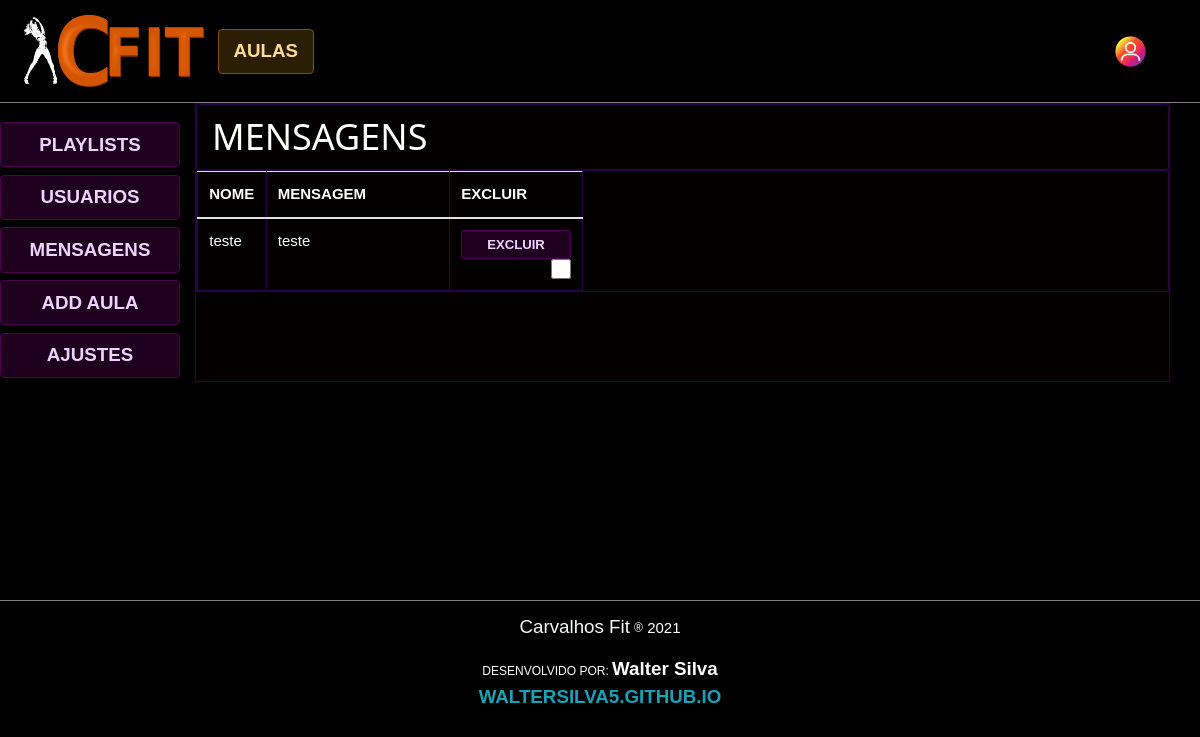
Before: /cfit_admin/mensagens/ with the older database file.
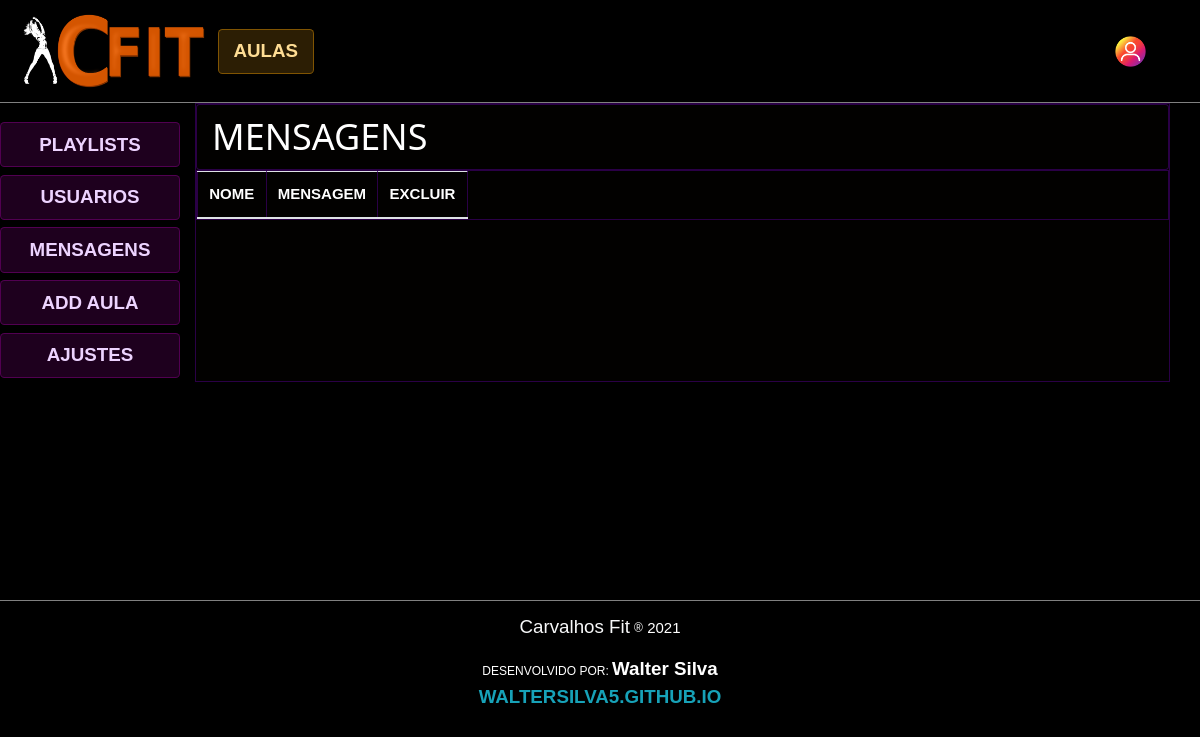
After: the same page with the newer database file.
### cfit/models.py (models this page shows)
class Mensagem(models.Model):
    nome = models.CharField('nome', max_length=255, null=False, default="")
    mensagem = models.CharField('mensagem', max_length=255, null=False, default="")
    tipo = models.IntegerField('tipo', null=False, default=0)

### cfit/views/cfit_admin.py (the view)
# urls.py: path(r'cfit_admin/mensagens/', cfit_admin_mensagens,
def cfit_admin_mensagens(request):
    mensagens = list(Mensagem.objects.all().values())
    return render(request, 'cfit_admin/mensagens.html', {"mensagens": mensagens})

### cfit/templates/cfit_admin/mensagens.html (shortened to what this page needs)
{% extends 'cfit_admin/cfit_admin.html' %} {% block 'painels_admin' %} {% load static%}
<div class="cfit-div-dark-admin rounded container">
    <h1>MENSAGENS</h1>
</div>
<table class="table table-responsive">
    <thead>
        <th scope="row">NOME</th>
        <th scope="row">MENSAGEM</th>
        <th scope="row">EXCLUIR</th>
    </thead>
    <tbody>
        {% for mensagem in mensagens %}
        <tr>
            <td>{{mensagem.nome}}</td>
            <td>
                <div style="max-height: 150px; min-width: 160px; overflow: auto;">{{mensagem.mensagem}}</div>
            </td>
            <td>
                <form action="{% url 'cfit_admin_mensagens_excluir'  %}">
                    <wsi_button class="btn-sm cfit-button-admin">EXCLUIR</wsi_button>
                    <input type="checkbox" class="float-right" required style="width: 20px; height: 20px;">
                </form>
            </td>
        </tr>
        {% endfor %}
    </tbody>
</table>
{% endblock%}

Changed rows visible on the page:
removed Mensagem: nome "teste", mensagem "teste"
